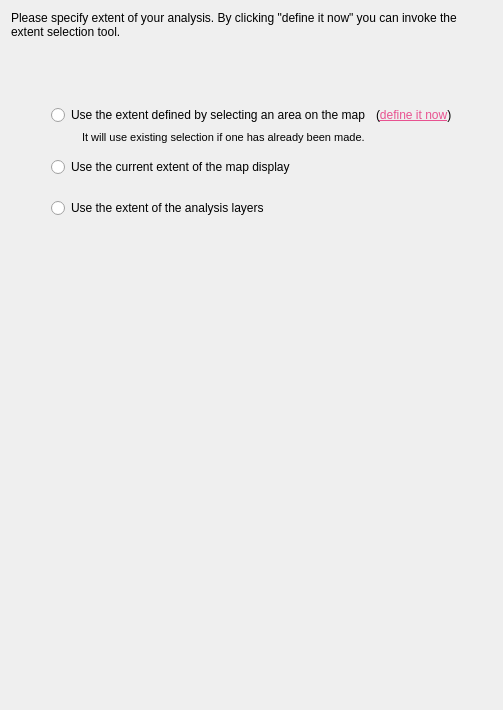
     <widget class="QWidget" name="pgF21Extent">
      <layout class="QVBoxLayout" name="verticalLayout_17">
       <item>
        <widget class="QLabel" name="lblSelectExtentType">
         <property name="styleSheet">
          <string notr="true">font: 11pt &quot;Ubuntu&quot;;</string>
         </property>
         <property name="text">
          <string>Please specify extent of your analysis. By clicking &quot;define it now&quot; you can invoke the extent selection tool.</string>
         </property>
         <property name="alignment">
          <set>Qt::AlignLeading|Qt::AlignLeft|Qt::AlignTop</set>
         </property>
         <property name="wordWrap">
          <bool>true</bool>
         </property>
        </widget>
       </item>
       <item>
        <spacer name="verticalSpacer_42">
         <property name="orientation">
          <enum>Qt::Vertical</enum>
         </property>
         <property name="sizeType">
          <enum>QSizePolicy::Fixed</enum>
         </property>
         <property name="sizeHint" stdset="0">
          <size>
           <width>20</width>
           <height>60</height>
          </size>
         </property>
        </spacer>
       </item>
       <item>
        <layout class="QGridLayout" name="gridLayout_9">
         <item row="0" column="5" rowspan="5">
          <spacer name="horizontalSpacer_57">
           <property name="orientation">
            <enum>Qt::Horizontal</enum>
           </property>
           <property name="sizeType">
            <enum>QSizePolicy::Fixed</enum>
           </property>
           <property name="sizeHint" stdset="0">
            <size>
             <width>40</width>
             <height>20</height>
            </size>
           </property>
          </spacer>
         </item>
         <item row="0" column="0" rowspan="5">
          <spacer name="horizontalSpacer_58">
           <property name="orientation">
            <enum>Qt::Horizontal</enum>
           </property>
           <property name="sizeType">
            <enum>QSizePolicy::Fixed</enum>
           </property>
           <property name="sizeHint" stdset="0">
            <size>
             <width>40</width>
             <height>20</height>
            </size>
           </property>
          </spacer>
         </item>
         <item row="1" column="1">
          <spacer name="horizontalSpacer_69">
           <property name="orientation">
            <enum>Qt::Horizontal</enum>
           </property>
           <property name="sizeType">
            <enum>QSizePolicy::Fixed</enum>
           </property>
           <property name="sizeHint" stdset="0">
            <size>
             <width>25</width>
             <height>20</height>
            </size>
           </property>
          </spacer>
         </item>
         <item row="0" column="1" colspan="2">
          <widget class="QRadioButton" name="rbExtentUser">
           <property name="text">
            <string>Use the extent defined by selecting an area on the map</string>
           </property>
          </widget>
         </item>
         <item row="1" column="2" colspan="2">
          <widget class="QLabel" name="lblExistingSelection">
           <property name="sizePolicy">
            <sizepolicy hsizetype="Expanding" vsizetype="Preferred">
             <horstretch>0</horstretch>
             <verstretch>0</verstretch>
            </sizepolicy>
           </property>
           <property name="styleSheet">
            <string notr="true">font: 8pt;</string>
           </property>
           <property name="text">
            <string>It will use existing selection if one has already been made.</string>
           </property>
           <property name="alignment">
            <set>Qt::AlignLeading|Qt::AlignLeft|Qt::AlignTop</set>
           </property>
          </widget>
         </item>
         <item row="1" column="4">
          <spacer name="horizontalSpacer_68">
           <property name="orientation">
            <enum>Qt::Horizontal</enum>
           </property>
           <property name="sizeHint" stdset="0">
            <size>
             <width>40</width>
             <height>20</height>
            </size>
           </property>
          </spacer>
         </item>
         <item row="0" column="3" colspan="2">
          <widget class="QLabel" name="lblDefineExtentNow">
           <property name="sizePolicy">
            <sizepolicy hsizetype="Expanding" vsizetype="Preferred">
             <horstretch>0</horstretch>
             <verstretch>0</verstretch>
            </sizepolicy>
           </property>
           <property name="text">
            <string>&lt;html&gt;&lt;head/&gt;&lt;body&gt;&lt;p&gt;(&lt;a href=&quot;define_user_extent&quot;&gt;&lt;span style=&quot; text-decoration: underline; color:#e85290;&quot;&gt;define it now&lt;/span&gt;&lt;/a&gt;)&lt;/p&gt;&lt;/body&gt;&lt;/html&gt;</string>
           </property>
          </widget>
         </item>
         <item row="2" column="1" colspan="4">
          <widget class="QRadioButton" name="rbExtentScreen">
           <property name="minimumSize">
            <size>
             <width>0</width>
             <height>0</height>
            </size>
           </property>
           <property name="text">
            <string>Use the current extent of the map display</string>
           </property>
          </widget>
         </item>
         <item row="3" column="1" colspan="4">
          <widget class="QRadioButton" name="rbExtentLayer">
           <property name="minimumSize">
            <size>
             <width>0</width>
             <height>50</height>
            </size>
           </property>
           <property name="text">
            <string>Use the extent of the analysis layers</string>
           </property>
          </widget>
         </item>
        </layout>
       </item>
       <item>
        <spacer name="verticalSpacer_40">
         <property name="orientation">
          <enum>Qt::Vertical</enum>
         </property>
         <property name="sizeHint" stdset="0">
          <size>
           <width>20</width>
           <height>460</height>
          </size>
         </property>
        </spacer>
       </item>
      </layout>
      <zorder>lblSelectExtentType</zorder>
      <zorder>verticalSpacer_40</zorder>
      <zorder>verticalSpacer_42</zorder>
     </widget>
